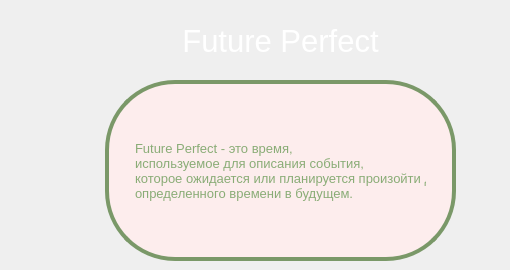
      <widget class="QWidget" name="page_13">
       <widget class="QLabel" name="label_96">
        <property name="geometry">
         <rect>
          <x>135</x>
          <y>110</y>
          <width>291</width>
          <height>121</height>
         </rect>
        </property>
        <property name="font">
         <font>
          <pointsize>10</pointsize>
         </font>
        </property>
        <property name="autoFillBackground">
         <bool>false</bool>
        </property>
        <property name="styleSheet">
         <string notr="true">color: rgb(137, 172, 118);
background-color: rgb(253,237,237);
border-radius: 20px;</string>
        </property>
        <property name="text">
         <string>Future Perfect - это время, 
используемое для описания события, 
которое ожидается или планируется произойти до 
определенного времени в будущем.</string>
        </property>
       </widget>
       <widget class="QLabel" name="label_97">
        <property name="geometry">
         <rect>
          <x>105</x>
          <y>80</y>
          <width>351</width>
          <height>181</height>
         </rect>
        </property>
        <property name="styleSheet">
         <string notr="true">color: rgb(134,115,161);
background-color: rgb(253,237,237);
border-radius: 70px; 
border: 4px solid rgb(122, 152, 104)
</string>
        </property>
        <property name="text">
         <string/>
        </property>
       </widget>
       <widget class="QLabel" name="label_56">
        <property name="geometry">
         <rect>
          <x>60</x>
          <y>20</y>
          <width>441</width>
          <height>41</height>
         </rect>
        </property>
        <property name="font">
         <font>
          <pointsize>23</pointsize>
         </font>
        </property>
        <property name="styleSheet">
         <string notr="true">color: rgb(255, 255, 255);</string>
        </property>
        <property name="text">
         <string>Future Perfect</string>
        </property>
        <property name="alignment">
         <set>Qt::AlignCenter</set>
        </property>
       </widget>
       <zorder>label_97</zorder>
       <zorder>label_96</zorder>
       <zorder>label_56</zorder>
      </widget>
